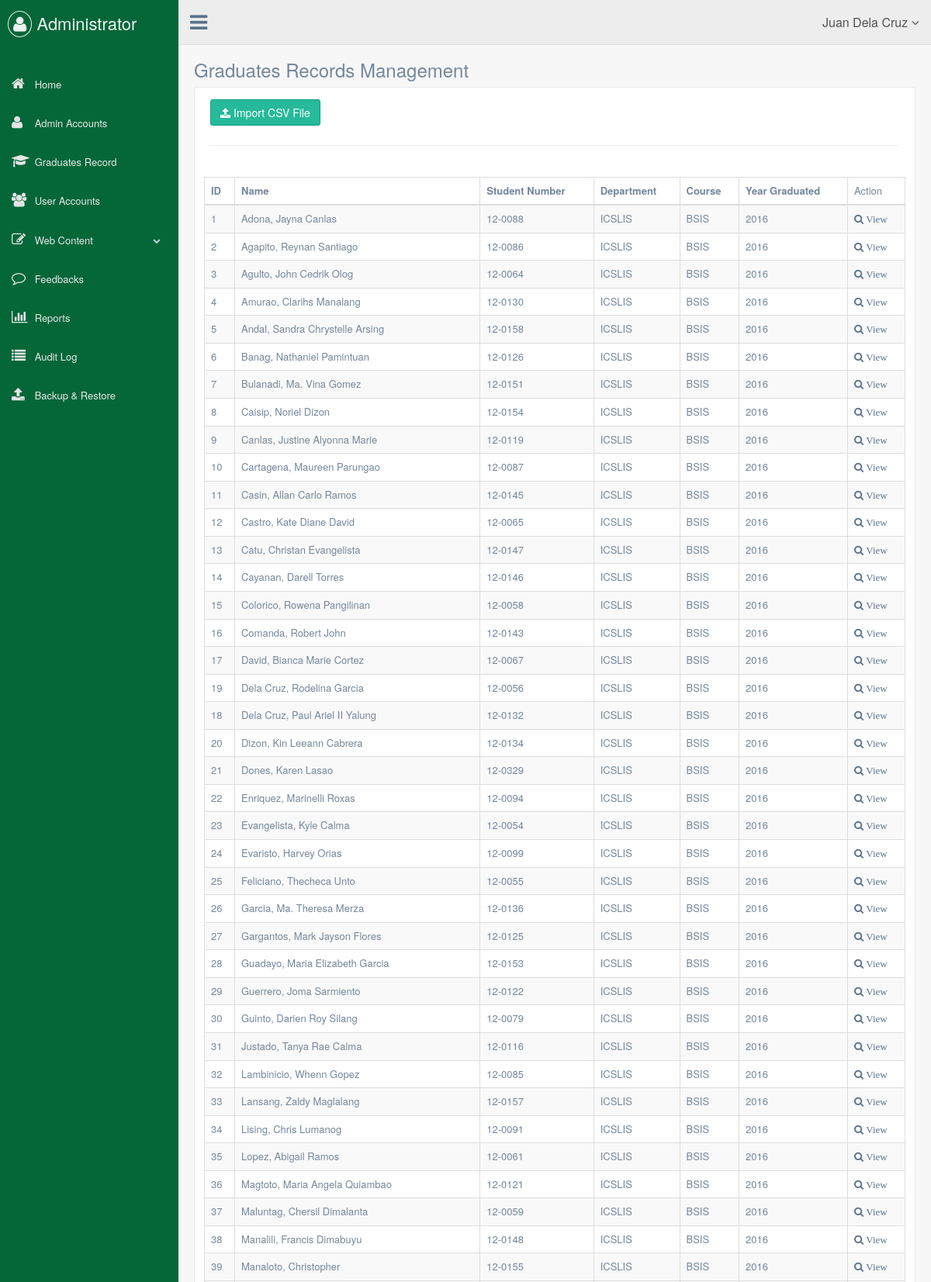
The app's page /admin-graduates.php (signed in, upper part) with its own data.
### tables this page shows
CREATE TABLE `graduates` (
  `grad_id` int(11) NOT NULL AUTO_INCREMENT,
  `grad_fname` varchar(50) NOT NULL,
  `grad_mname` varchar(50) NOT NULL,
  `grad_lname` varchar(50) NOT NULL,
  `grad_gender` tinyint(1) NOT NULL COMMENT '1=male; 2=female',
  `grad_birthday` date NOT NULL,
  `grad_student_id` varchar(11) NOT NULL,
  `grad_course` varchar(100) NOT NULL,
  `grad_dept` varchar(100) NOT NULL,
  `grad_year_graduated` year(4) NOT NULL,
  `grad_so_number` varchar(50) NOT NULL,
  PRIMARY KEY (`grad_id`)
);

### classes/Db.php (called while the page is built, shortened)
<?php
class Db {
	private static $_instance = null;
	private $_conn,
			$_host = 'localhost',
			$_db = 'alumni',
			$_user = 'root',
			$_pass = '';
	public function __construct(){
		$this->_conn = new PDO("mysql:host=".$this->_host.";dbname=".$this->_db,$this->_user,$this->_pass);
	}
	public static function getInstance() {
		if(!isset(self::$_instance)) {
			self::$_instance = new Db();
		}
		return self::$_instance;
	}
	public function selectData($table, $where) {
		$sql = "SELECT * FROM $table WHERE $where";
		$q = $this->_conn->query($sql);
		if($q->rowCount()) {
			return $q;
		}
		return false;
	}
}
?>

### internal/loadgraduates.php (the view)
<div class="manager-handler">
	<table id="datatable" class="datatable-desc table table-striped table-bordered bulk_action">
		<thead>
			<tr>
				<th>ID</th>
				<th>Name</th>
				<th>Student Number</th>
				<th>Department</th>
				<th>Course</th>
				<th>Year Graduated</th>
				<td>Action</td>
			</tr>
		</thead>
		<tbody>
		<?php
			$getGraduates = Db::getInstance()->selectData('graduates', 'grad_id <> 0 ORDER BY grad_lname ASC');
			if($getGraduates) {
				while ($row = $getGraduates->fetch()) {
				?>
				<tr>
					<td><?php echo (int)$row['grad_id']; ?></td>
					<td><?php echo ucwords($row['grad_lname'].", ".$row['grad_fname']." ".$row['grad_mname']); ?></td>
					<td><?php echo $row['grad_student_id']; ?></td>
					<td><?php echo ucwords($row['grad_dept']); ?></td>
					<td><?php echo ucwords($row['grad_course']); ?></td>
					<td><?php echo $row['grad_year_graduated']; ?></td>
					<td><a href="#"><span class="fa fa-search"> View</span></a></td>
				</tr>
				<?php
				}
			}
		?>
		</tbody>
	</table>
</div>

### resources/css/adminmain.css (style rules this page uses)
.nav-md { background-color: #056738 !important; }
body { background: #056738 !important; }

### records on screen
graduates: grad_id "1", grad_lname+grad_fname+grad_mname "Adona, Jayna Canlas", grad_student "12-0088", grad_dept "ICSLIS", grad_course "BSIS", grad_year_graduated "2016"
graduates: grad_id "2", grad_lname+grad_fname+grad_mname "Agapito, Reynan Santiago", grad_student "12-0086", grad_dept "ICSLIS", grad_course "BSIS", grad_year_graduated "2016"
graduates: grad_id "3", grad_lname+grad_fname+grad_mname "Agulto, John Cedrik Olog", grad_student "12-0064", grad_dept "ICSLIS", grad_course "BSIS", grad_year_graduated "2016"
graduates: grad_id "4", grad_lname+grad_fname+grad_mname "Amurao, Clarihs Manalang", grad_student "12-0130", grad_dept "ICSLIS", grad_course "BSIS", grad_year_graduated "2016"
graduates: grad_id "5", grad_lname+grad_fname+grad_mname "Andal, Sandra Chrystelle Arsing", grad_student "12-0158", grad_dept "ICSLIS", grad_course "BSIS", grad_year_graduated "2016"
graduates: grad_id "6", grad_lname+grad_fname+grad_mname "Banag, Nathaniel Pamintuan", grad_student "12-0126", grad_dept "ICSLIS", grad_course "BSIS", grad_year_graduated "2016"
graduates: grad_id "7", grad_lname+grad_fname+grad_mname "Bulanadi, Ma. Vina Gomez", grad_student "12-0151", grad_dept "ICSLIS", grad_course "BSIS", grad_year_graduated "2016"
graduates: grad_id "8", grad_lname+grad_fname+grad_mname "Caisip, Noriel Dizon", grad_student "12-0154", grad_dept "ICSLIS", grad_course "BSIS", grad_year_graduated "2016"
graduates: grad_id "9", grad_lname+grad_fname+grad_mname "Canlas, Justine Alyonna Marie", grad_student "12-0119", grad_dept "ICSLIS", grad_course "BSIS", grad_year_graduated "2016"
graduates: grad_id "10", grad_lname+grad_fname+grad_mname "Cartagena, Maureen Parungao", grad_student "12-0087", grad_dept "ICSLIS", grad_course "BSIS", grad_year_graduated "2016"
graduates: grad_id "11", grad_lname+grad_fname+grad_mname "Casin, Allan Carlo Ramos", grad_student "12-0145", grad_dept "ICSLIS", grad_course "BSIS", grad_year_graduated "2016"
graduates: grad_id "12", grad_lname+grad_fname+grad_mname "Castro, Kate Diane David", grad_student "12-0065", grad_dept "ICSLIS", grad_course "BSIS", grad_year_graduated "2016"
graduates: grad_id "13", grad_lname+grad_fname+grad_mname "Catu, Christan Evangelista", grad_student "12-0147", grad_dept "ICSLIS", grad_course "BSIS", grad_year_graduated "2016"
graduates: grad_id "14", grad_lname+grad_fname+grad_mname "Cayanan, Darell Torres", grad_student "12-0146", grad_dept "ICSLIS", grad_course "BSIS", grad_year_graduated "2016"
graduates: grad_id "15", grad_lname+grad_fname+grad_mname "Colorico, Rowena Pangilinan", grad_student "12-0058", grad_dept "ICSLIS", grad_course "BSIS", grad_year_graduated "2016"
graduates: grad_id "16", grad_lname+grad_fname+grad_mname "Comanda, Robert John", grad_student "12-0143", grad_dept "ICSLIS", grad_course "BSIS", grad_year_graduated "2016"
graduates: grad_id "17", grad_lname+grad_fname+grad_mname "David, Bianca Marie Cortez", grad_student "12-0067", grad_dept "ICSLIS", grad_course "BSIS", grad_year_graduated "2016"
graduates: grad_id "19", grad_lname+grad_fname+grad_mname "Dela Cruz, Rodelina Garcia", grad_student "12-0056", grad_dept "ICSLIS", grad_course "BSIS", grad_year_graduated "2016"
graduates: grad_id "18", grad_lname+grad_fname+grad_mname "Dela Cruz, Paul Ariel II Yalung", grad_student "12-0132", grad_dept "ICSLIS", grad_course "BSIS", grad_year_graduated "2016"
graduates: grad_id "20", grad_lname+grad_fname+grad_mname "Dizon, Kin Leeann Cabrera", grad_student "12-0134", grad_dept "ICSLIS", grad_course "BSIS", grad_year_graduated "2016"
graduates: grad_id "21", grad_lname+grad_fname+grad_mname "Dones, Karen Lasao", grad_student "12-0329", grad_dept "ICSLIS", grad_course "BSIS", grad_year_graduated "2016"
graduates: grad_id "22", grad_lname+grad_fname+grad_mname "Enriquez, Marinelli Roxas", grad_student "12-0094", grad_dept "ICSLIS", grad_course "BSIS", grad_year_graduated "2016"
graduates: grad_id "23", grad_lname+grad_fname+grad_mname "Evangelista, Kyle Calma", grad_student "12-0054", grad_dept "ICSLIS", grad_course "BSIS", grad_year_graduated "2016"
graduates: grad_id "24", grad_lname+grad_fname+grad_mname "Evaristo, Harvey Orias", grad_student "12-0099", grad_dept "ICSLIS", grad_course "BSIS", grad_year_graduated "2016"
graduates: grad_id "25", grad_lname+grad_fname+grad_mname "Feliciano, Thecheca Unto", grad_student "12-0055", grad_dept "ICSLIS", grad_course "BSIS", grad_year_graduated "2016"
graduates: grad_id "26", grad_lname+grad_fname+grad_mname "Garcia, Ma. Theresa Merza", grad_student "12-0136", grad_dept "ICSLIS", grad_course "BSIS", grad_year_graduated "2016"
graduates: grad_id "27", grad_lname+grad_fname+grad_mname "Gargantos, Mark Jayson Flores", grad_student "12-0125", grad_dept "ICSLIS", grad_course "BSIS", grad_year_graduated "2016"
graduates: grad_id "28", grad_lname+grad_fname+grad_mname "Guadayo, Maria Elizabeth Garcia", grad_student "12-0153", grad_dept "ICSLIS", grad_course "BSIS", grad_year_graduated "2016"
graduates: grad_id "29", grad_lname+grad_fname+grad_mname "Guerrero, Joma Sarmiento", grad_student "12-0122", grad_dept "ICSLIS", grad_course "BSIS", grad_year_graduated "2016"
graduates: grad_id "30", grad_lname+grad_fname+grad_mname "Guinto, Darien Roy Silang", grad_student "12-0079", grad_dept "ICSLIS", grad_course "BSIS", grad_year_graduated "2016"
graduates: grad_id "31", grad_lname+grad_fname+grad_mname "Justado, Tanya Rae Calma", grad_student "12-0116", grad_dept "ICSLIS", grad_course "BSIS", grad_year_graduated "2016"
graduates: grad_id "32", grad_lname+grad_fname+grad_mname "Lambinicio, Whenn Gopez", grad_student "12-0085", grad_dept "ICSLIS", grad_course "BSIS", grad_year_graduated "2016"
graduates: grad_id "33", grad_lname+grad_fname+grad_mname "Lansang, Zaldy Maglalang", grad_student "12-0157", grad_dept "ICSLIS", grad_course "BSIS", grad_year_graduated "2016"
graduates: grad_id "34", grad_lname+grad_fname+grad_mname "Lising, Chris Lumanog", grad_student "12-0091", grad_dept "ICSLIS", grad_course "BSIS", grad_year_graduated "2016"
graduates: grad_id "35", grad_lname+grad_fname+grad_mname "Lopez, Abigail Ramos", grad_student "12-0061", grad_dept "ICSLIS", grad_course "BSIS", grad_year_graduated "2016"
graduates: grad_id "36", grad_lname+grad_fname+grad_mname "Magtoto, Maria Angela Quiambao", grad_student "12-0121", grad_dept "ICSLIS", grad_course "BSIS", grad_year_graduated "2016"
graduates: grad_id "37", grad_lname+grad_fname+grad_mname "Maluntag, Chersil Dimalanta", grad_student "12-0059", grad_dept "ICSLIS", grad_course "BSIS", grad_year_graduated "2016"
graduates: grad_id "38", grad_lname+grad_fname+grad_mname "Manalili, Francis Dimabuyu", grad_student "12-0148", grad_dept "ICSLIS", grad_course "BSIS", grad_year_graduated "2016"
graduates: grad_id "39", grad_lname+grad_fname+grad_mname "Manaloto, Christopher", grad_student "12-0155", grad_dept "ICSLIS", grad_course "BSIS", grad_year_graduated "2016"
